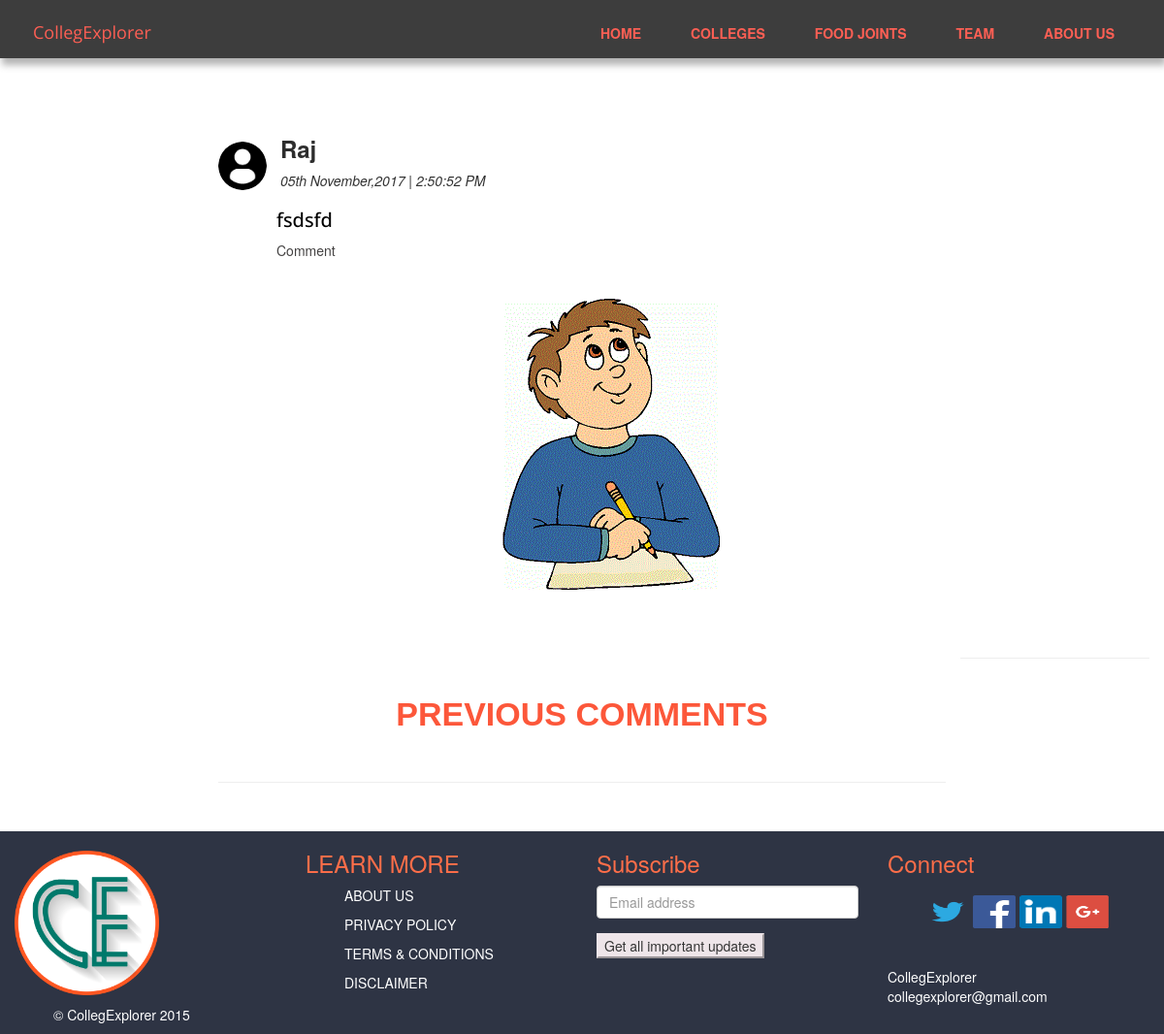
Page /Php/question.php?qid=3&fsdsfd on the committed database.
### tables this page shows
CREATE TABLE `question` (
  `qid` int(11) NOT NULL,
  `user_name` varchar(30) NOT NULL,
  `time` varchar(60) NOT NULL,
  `questiondb` text NOT NULL,
  `cid` int(11) NOT NULL
);

### Php/question.php (the view, shortened to what this page needs)
<?php require_once "connect.php" ?>
<!DOCTYPE html>
<html>
<head>
    <link rel="stylesheet" href="http://maxcdn.bootstrapcdn.com/bootstrap/3.3.5/css/bootstrap.min.css">
    <link rel="stylesheet" href="http://maxcdn.bootstrapcdn.com/bootstrap/3.3.5/css/bootstrap.min.css">
    <link rel="stylesheet" type="text/css" href="assets/css/navbar.css">
</head>
<body>
    <section id="navbar">
        <nav class="navbar navbar-default" style="background-color: #3D3D3D; opacity: 1; text-align: center;border-radius:0px;height: 60px;top: 0;left: 0;width: 100%;z-index: 100;box-shadow: 2px 7px 7px rgba(100,100,100,0.49);border:none;">
            <div class="container-fluid">
                <div class="navbar-header">
                    <a class="navbar-brand" href="index.php" style="width: 130px;height: 25px; font-family: 'Open Sans', sans-serif;color: #fd5f54; margin-top: 8px; margin-left: 4px;">CollegExplorer</a>
                </div>
                <div class="collapse navbar-collapse" id="bs-example-navbar-collapse-1">
                    <ul class="nav navbar-nav navbar-right">
                        <div class="menu-menu-glowne-en-container">
                            <ul id="menu-menu-glowne-en" class="menu">
                                <li id="menu-item-9" class="menu-item menu-item-type-custom menu-item-object-custom menu-item-9"><a href="index.php"><span data-hover="HOME">HOME</span></a></li>
                                <li id="menu-item-9" class="menu-item menu-item-type-custom menu-item-object-custom menu-item-9"><a href="colleges.php"><span data-hover="COLLEGES">COLLEGES</span></a></li>
                                <li id="menu-item-10" class="menu-item menu-item-type-custom menu-item-object-custom menu-item-10"><a href="maps.php"><span data-hover="FOOD JOINTS">FOOD JOINTS</span></a></li>
                                <li id="menu-item-11" class="menu-item menu-item-type-custom menu-item-object-custom menu-item-11"><a href="team.php"><span data-hover="TEAM">TEAM</span></a></li>
                                <li id="menu-item-12" class="menu-item menu-item-type-custom menu-item-object-custom menu-item-12"><a href="aboutus.php"><span data-hover="ABOUT US">ABOUT US</span></a></li>
                            </ul>
                        </div>
                    </ul>
                </div>
            </div>
        </nav>
    </section>
       <div class="container-fluid">
        <div class="col-md-2">
        </div>
        <div class="col-md-8" style="margin-top: 40px;">
            <div style="display:inline-block; vertical-align:bottom;">
                <img src="assets/images/user64x.png" class="img-circle" width="50px" height="50px">
            </div>
            <?php
                if(isset($_GET['qid'])) {
                $qid= $_GET['qid'];
                $question_query= "SELECT * FROM question WHERE qid= ".$qid."";
                $result_question = mysqli_query($conn,$question_query);
                $row = mysqli_fetch_assoc($result_question) ;
            }
            ?>
            <div style="display:inline-block; vertical-align: top;">
                <h3 style="color: #2D2D2D; padding-left: 10px; text-transform: capitalize;"><b><?php echo $row['user_name']; ?></b></h3>
                <i style="padding-left: 10px;"><?php echo $row['time']; ?></i>
            </div>
            <h3 style="color: black; font-family: 'Open Sans', sans-serif; font-size: 22px; font-size: 20px; margin-left: 60px;"><?php echo $row['questiondb'];?></h3>
            <a href="#demo" class="comment" data-toggle="collapse" data-toggle="tooltip" title="Click to Comment" style="color: #444242; margin-left: 60px;">Comment</a>
        </div>
    </div>
    <div class="container-fluid" style="margin-top: 40px;">
        <div class="col-md-5">
        </div>
        <div class="col-md-5">
            <a href="#" data-toggle="tooltip" title="Write your comment above"><img src="assets/images/boy.gif"></a>
        </div>
        <div class="col-md-2">
        </div>
    </div>
    <div class="space" style="margin-top: 50px;">
        <div class="container-fluid">
            <div class="col-md-2">
            </div>
            <div class="col-md-8" style="margin-top: 40px;">
                <h3 style="text-align: center; font-size: 34px; font-family: 'dosis', sans-serif; text-transform: uppercase; color: #FC573A;"><b>Previous Comments</b></h3>
                <br>
                    <hr>
            </div>
            <hr>
            <div class="col-md-2">
            </div>
        </div>
    </div>
    <footer id="footer" style="background-color:#2E3444; margin-top: 30px;">
        <div class="container-fluid">
            <div class="row">
                <div class="col-md-3">
                    <div id="footerlogo">
                        <a href="index.php"><img src="assets/images/favicon.png" alt="responsive-image" style="height:169px; width=169px; align:center; padding-top:20px;"></a>
                        <ul style="padding-top: 10px; color: white;">&copy; CollegExplorer 2015</ul>
                    </div>
                </div>
                <div class="col-md-3">
                    <h3 class="footertitle" style="color:#FF6E49;">LEARN MORE</h3>
                    <div class="learnmorelinks">
                        <ul><a href="aboutus.php" style="text-decoration: none;">ABOUT US</a></ul>
                        <ul><a href="privacy.php" style="text-decoration: none;">PRIVACY POLICY</a></ul>
                        <ul><a href="terms.php" style="text-decoration: none;">TERMS & CONDITIONS</a></ul>
                        <ul><a href="disclaimer.php" style="text-decoration: none;">DISCLAIMER</a></ul>
                    </div>
                </div>
                <div class="col-md-3">
                    <h3 class="footerTitle" style="color:#FF6E49;">Subscribe </h3>
                    <form id="footerSignupForm">
                        <div class="form-group">
                            <input id="footerEmailInput" class="form-control" type="email" placeholder="Email address" aria-required="true" required="">
                        </div>
                        <button type="submit" style="background-color: #EEE5E9; border-color:#EEE5E9;">Get all important updates</button>
                    </form>
                </div>
                <div class="col-md-3">
                    <div id="connectCol">
                        <h3 class="footerTitle" style="color:#FF6E49;">Connect</h3>
                        <ul id="footerSocialBtns">
                            <a id="headerTwBtn" class="headerSocialBtn" href="https://www.twitter.com/collegexplorer" target="_blank"><img src="assets/images/twitter.png" style="height:44px; width:44px;padding-top:10px;"></a>
                            <a id="headerFbBtn" class="headerSocialBtn" href="https://www.facebook.com/collegeexplorer" target="_blank"><img src="assets/images/facebook.png" style="height:44px; width:44px;padding-top:10px;"></a>
                            <a id="headerliBtn" class="headerSocialBtn" href="#"><img src="assets/images/linkedin.png" style="height:44px; width:44px;padding-top:10px;"></a>
                            <a id="headergpBtn" class="headerSocialBtn" href="https://plus.google.com/+CollegexplorerIncollegexplorer" target="_blank"><img src="assets/images/googleplus.png" style="height:44px; width:44px;padding-top:10px;"></a>
                        </ul>
                        <div id="footerAddress" style=" padding-top:10px;">
                            <br>
                            <span id="addressTitle" style="color: white;">CollegExplorer</span>
                        </div>
                        <div id="footerEmail"><a href="collegexplorer@gmail.com" style="text-decoration: none;">collegexplorer@gmail.com</a></div>
                    </div>
                </div>
            </div>
        </div>
    </footer>
</body>
</html>

### assets/css/navbar.css (style rules this page uses)
.menu-menu-glowne-container, .menu-menu-glowne-en-container { position: absolute; width: 100%; background-color: rgba(24, 24, 29, 0.9); left: 0; top: 80px; padding: 1em 0; opacity: 0; -webkit-transform: rotateX(-90deg); transform: rotateX(-90deg); -webkit-transform-origin: 0 top 0; -ms-transform-origin: 0 top 0; transform-origin: 0 top 0; -webkit-transition: -webkit-transform 0.35s ease, opacity 0.35s; transition: transform 0.35s ease, opacity 0.35s; }
.menu-menu-glowne-container li, .menu-menu-glowne-en-container li { display: block; padding: 0.5em 0; }
.menu-menu-glowne-container a, .menu-menu-glowne-en-container a { display: inline-block; height: 37px; text-transform: uppercase; color: #fd5f54; -webkit-perspective: 1000px; perspective: 1000px; font-weight: 700; text-decoration: none; }
.menu-menu-glowne-container a span, .menu-menu-glowne-en-container a span { display: block; -webkit-transition: -webkit-transform 0.3s; transition: transform 0.3s; padding: 0 0.75em; -webkit-transform-origin: 50% 0 0; -ms-transform-origin: 50% 0 0; transform-origin: 50% 0 0; -webkit-transform-style: preserve-3d; transform-style: preserve-3d; height: 33px; font-size: 14px; font-size: 1.4rem; line-height: 34px; position: relative; border: 2px solid transparent; -webkit-transition: -webkit-transform 0.3s ease 0s, border-color 0.3s ease 0s; transition: transform 0.3s ease 0s, border-color 0.3s ease 0s; }
.menu-menu-glowne-container a span:before, .menu-menu-glowne-en-container a span:before { content: attr(data-hover); position: absolute; background-color: #ff5f54; border: 2px solid #ff5f54; border-bottom: 2px solid #ff5f54; display: block; width: 100%; top: 100%; left: 0; height: 100%; opacity: 0; margin: 0 -2px; -webkit-transform-origin: 50% 0 0; -ms-transform-origin: 50% 0 0; transform-origin: 50% 0 0; -webkit-transform: rotateX(-90deg); transform: rotateX(-90deg); -webkit-transition: -webkit-transform 0.3s ease 0s, opacity 0.3s ease 0s; transition: transform 0.3s ease 0s, opacity 0.3s ease 0s; }
@media only screen and (min-width: 768px) { .menu-menu-glowne-container, .menu-menu-glowne-en-container { position: static; background: none; float: right; width: auto; margin: 15px 20px 0 10px; padding: 0; -webkit-transform: none !important; -ms-transform: none !important; transform: none !important; opacity: 1 !important; } }
@media only screen and (min-width: 768px) { .menu-menu-glowne-container li, .menu-menu-glowne-en-container li { display: inline-block; vertical-align: middle; padding: 0; } }
@media only screen and (min-width: 768px) { .menu-menu-glowne-container a, .menu-menu-glowne-en-container a { display: block; } }
@media only screen and (min-width: 1120px) { .menu-menu-glowne-container li, .menu-menu-glowne-en-container li { margin: 0 0 0 15px; } }
@media only screen and (min-width: 1120px) { .menu-menu-glowne-container a span, .menu-menu-glowne-en-container a span { padding: 0 1em; } }

### Php/question.php (style rules this page uses)
@media only screen and (min-width: 768px) { #footer a { color: white; height: 250px; } }

### rows in the picture
question: user_name "Raj", time "05th November,2017 | 2:50:52 PM", questiondb "fsdsfd"
